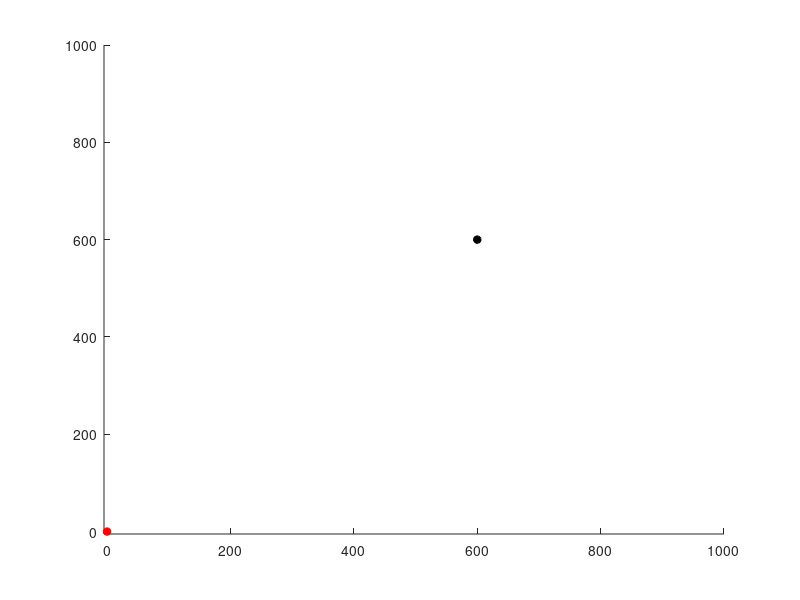

This chart was generated by the following MATLAB code: (Note: this script raises an error after producing the figure.)
close all
clear all
clc

x_max = 1000;
y_max = 1000;

poly = { [300,500; 200,200;450,300],[530, 300; 700, 250; 750, 350; 550, 450;],[650, 500; 750, 600; 800, 780; 600, 600;],[500, 550; 450, 650; 310, 750; 340, 600;]};
      

EPS = 50;
numNodes = 500; 

%% Initialization %%%%%%%%%%%
q_start.coord = [0; 0];   %%%*** Write value 
q_start.cost = 0;    %%%*** Write value
q_start.parent = 0;  %%%*** Write value
q_goal.coord = [600; 600];    %%%*** Write value
q_goal.cost = 0;     %%%*** Write value

nodes(1) = q_start;
%%%%%%%%%%%%%%%%%%%%%%%%%%
%setting up timer
c1 = clock;

%plotting the start and goal points
figure(1)
axis([-5 x_max -5 y_max])
hold on
plot(q_start.coord(1),q_start.coord(2),'r*','LineWidth',2)
plot(q_goal.coord(1),q_goal.coord(2),'k*','LineWidth',2)
RRT_obstacles_plot_poly(gca, poly);

%%
for i = 1:1:numNodes


    %% Step 1:Generate Random state or points 
    %%%%==========================================
    q_rand = [randi([0, x_max]), randi([0, y_max])];      %% ***write function

    %%%%% Break if goal node is already reached
    for j = 1:1:length(nodes)
        if dist(nodes(j).coord, q_goal.coord) <= 50   %%%%nodes(j).coord == q_goal.coord
            break
        end
    end
    %%%%%%%%%%%%%%%%%%%%%%%%%%%%%%%%%%%%%%%%%%%%%%%%%


    %% Step 2: Pick the closest node from existing list to branch out from
    %%%%%==================================================================
    ndist = [];
    for j = 1:1:length(nodes)
        n = nodes(j);
        tmp = dist(n.coord, q_rand);       %% **write input arguments
        ndist = [ndist tmp];
    end
    [val, idx] = min(ndist);%%%***Write the function
    q_nearest = nodes(idx);
    %%%%%%%%%%%%%%%%%%%%%%%%%%%%%%%%%%%%%%%%%%%%%%%%%%%%%%%%%


    %% Step 3: Steer from 𝑞_𝑛𝑒𝑎𝑟𝑒𝑠𝑡 to 𝑞_𝑟𝑎𝑛𝑑 
    %%%%==========================================
    q_new.coord =    steer(q_rand, q_nearest.coord, val, EPS);   %% ***write the Steer function;
    edge_rand = [q_nearest.coord(1),q_nearest.coord(2); q_new.coord];
    plot(q_rand(1),q_rand(2),'r.')    
    %%%%%%%%%%%%%%%%%%%%%%%%%%%%%%%%%%%%%%%%%%%%


    %% Step 4: Collision check %%%%%%%%%%%%%%%%%%%%%%%%%%%%%%%
    %%%%%===================================================
    chk_collision(edge_rand, poly); %%%% ***write the input
           
    if chk_collision(edge_rand, poly) == 0  
        line([q_nearest.coord(1), q_new.coord(1)], [q_nearest.coord(2), q_new.coord(2)], 'Color', 'y', 'LineWidth', 1);
        drawnow
        hold on
        q_new.cost =  dist(q_new.coord, q_nearest.coord);      %% ***write cost expression
        q_new.parent =  idx;

  
        %% Step 5: Append to nodes %%%%%%%%%%%
        %%%%====================================
        nodes = [nodes q_new];
    end
end


%% Find Path : Search backwards from goal to start to find the optimal least cost path
%%%%=================================================================================

%%%% Step 1:
D = [];
for j = 1:1:length(nodes)
    tmpdist = dist(nodes(j).coord, q_goal.coord);%%***write input arguments
    D = [D tmpdist];
end

%%%%Step 2:
[val, idx] = min(D);     %%***write input arguments


q_final = nodes(idx);
q_goal.parent = idx;
q_end = q_goal;
nodes = [nodes q_goal];
k =0;
cost = 0;
while q_end.parent ~= 0
    start = q_end.parent;
    k=k+1;
    via_points(k,:) = nodes(start);
    cost = q_end.cost + cost;

    %%%%Step 3:
    %%%% ***write experession
    line([q_end.coord(1), nodes(start).coord(1)], [q_end.coord(2), nodes(start).coord(2)], color='g', linewidth = 3);
    %%%% Step 4:
    %%%% ***write experession
    q_end = nodes(start);
    
end

%clock end
c2 = clock;
generation_time = (c2(5) - c1(5)) * 60 + c2(6) - c1(6);
fprintf("The time taken is: %.2f s ", generation_time);
fprintf("\nThe cost of the path is : %.2f m\n", cost);


